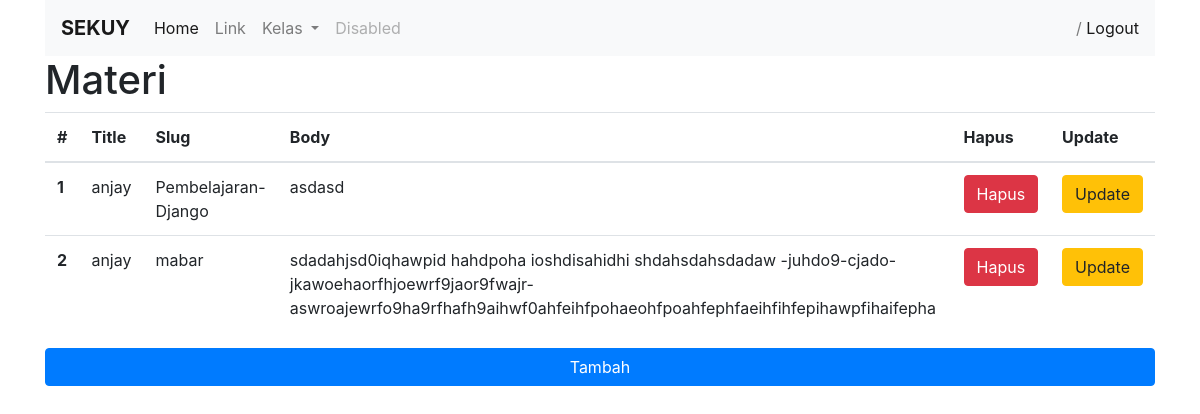
The app's page /materi/, older data.
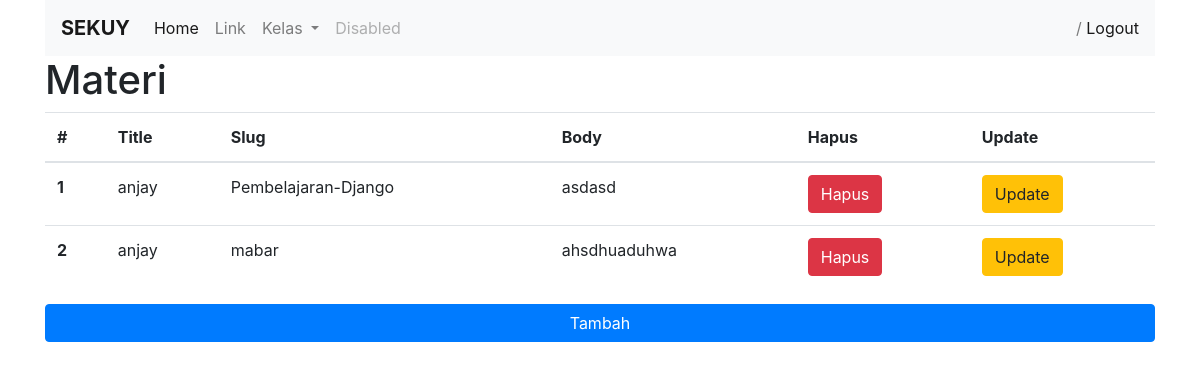
The same page, newer data.
### accounts/models.py (models this page shows, shortened)
class Materi(models.Model):
    title = models.CharField(max_length=30)
    slug = models.SlugField()
    body = models.TextField()
    date = models.DateTimeField(auto_now_add=True)

### accounts/views.py (the view)
# urls.py: path('materi/', listMateri, name="materi"),
def listMateri(request):
    semua_materi = Materi.objects.all().order_by('date')
    context = {
        'page_title':'Materi',
        'semua_materi':semua_materi,
    }
    return render(request,'Materi/materi.html',context)

### Template/Materi/materi.html (shortened to what this page needs)
{% extends 'base.html' %}
{% block content %}
    <h1>{{page_title}}</h1>
    <table class="table">
        <thead>
            <tr>
            <th scope="col">#</th>
            <th scope="col">Title</th>
            <th scope="col">Slug</th>
            <th scope="col">Body</th>
            <th scope="col">Hapus</th>
            <th scope="col">Update</th>
            </tr>
        </thead>
        <tbody>
            {% for materi in  semua_materi %}
                <tr>
                    <th scope="row">{{forloop.counter}}</th>
                    <td>{{materi.title}}</td>
                    <td>{{materi.slug}}</td>
                    <td>{{materi.body}}</td>
                    <td><a class="btn btn-danger" href="{% url 'hapusMateri' materi.id %}">Hapus</a></td>
                    <td><a class="btn btn-warning" href="{% url 'updateMateri' materi.id %}">Update</a></td>
                </tr>
            {% endfor %}
        </tbody>
    </table>
    <a class="btn btn-block btn-primary" href="{% url 'createMateri'%}">Tambah</a>
{% endblock content %}

Row changes from the older to the newer data that the page shows:
changed Materi "mabar": body "sdadahjsd0iqhawpid hahdpoha ioshdisahidhi shdahsdahsdadaw -juhdo9-cjado-jkawoehaorfhjoewrf9jaor9fwajr-aswroajewrfo9ha9rfhafh9aihwf0ahfeihfpohaeohfpoahfephfaeihfihfepihawpfihaifepha" → "ahsdhuaduhwa"
